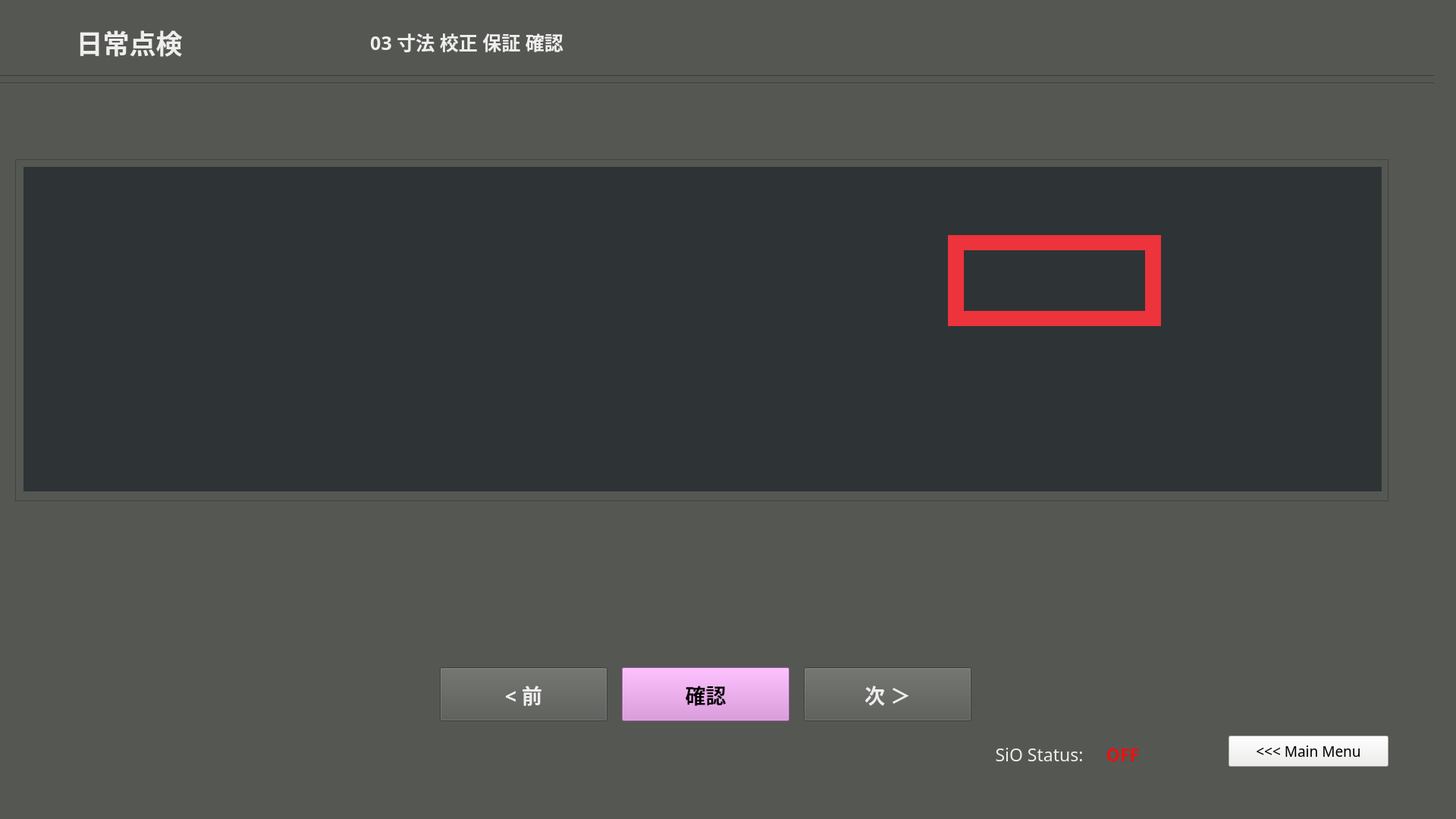
<?xml version="1.0" encoding="UTF-8"?>
<ui version="4.0">
 <class>dailytenken1_clippitch</class>
 <widget class="QMainWindow" name="dailytenken1_clippitch">
  <property name="enabled">
   <bool>true</bool>
  </property>
  <property name="geometry">
   <rect>
    <x>0</x>
    <y>0</y>
    <width>1920</width>
    <height>1080</height>
   </rect>
  </property>
  <property name="windowTitle">
   <string>MainWindow</string>
  </property>
  <property name="styleSheet">
   <string notr="true">background-color: rgb(85, 87, 83);</string>
  </property>
  <widget class="QWidget" name="dailytenken1_clippitch_widget">
   <property name="enabled">
    <bool>true</bool>
   </property>
   <widget class="Line" name="line_1">
    <property name="geometry">
     <rect>
      <x>-10</x>
      <y>90</y>
      <width>1901</width>
      <height>20</height>
     </rect>
    </property>
    <property name="orientation">
     <enum>Qt::Horizontal</enum>
    </property>
   </widget>
   <widget class="Line" name="line_2">
    <property name="geometry">
     <rect>
      <x>-10</x>
      <y>100</y>
      <width>1901</width>
      <height>20</height>
     </rect>
    </property>
    <property name="orientation">
     <enum>Qt::Horizontal</enum>
    </property>
   </widget>
   <widget class="QFrame" name="frame">
    <property name="geometry">
     <rect>
      <x>20</x>
      <y>210</y>
      <width>1811</width>
      <height>451</height>
     </rect>
    </property>
    <property name="frameShape">
     <enum>QFrame::StyledPanel</enum>
    </property>
    <property name="frameShadow">
     <enum>QFrame::Raised</enum>
    </property>
    <widget class="QLabel" name="framePart">
     <property name="geometry">
      <rect>
       <x>11</x>
       <y>10</y>
       <width>1791</width>
       <height>428</height>
      </rect>
     </property>
     <property name="styleSheet">
      <string notr="true">background-color: rgb(46, 52, 54);</string>
     </property>
     <property name="text">
      <string/>
     </property>
     <property name="alignment">
      <set>Qt::AlignCenter</set>
     </property>
    </widget>
    <widget class="QPushButton" name="rekensaButton">
     <property name="geometry">
      <rect>
       <x>300</x>
       <y>310</y>
       <width>91</width>
       <height>71</height>
      </rect>
     </property>
     <property name="font">
      <font>
       <family>Ubuntu Mono</family>
       <pointsize>13</pointsize>
       <weight>75</weight>
       <italic>false</italic>
       <bold>true</bold>
       <stylestrategy>PreferAntialias</stylestrategy>
      </font>
     </property>
     <property name="autoFillBackground">
      <bool>false</bool>
     </property>
     <property name="styleSheet">
      <string notr="true">color: rgb(238, 238, 236);
background-color: rgb(117, 80, 123);</string>
     </property>
     <property name="text">
      <string>検査
やり直し</string>
     </property>
     <property name="checkable">
      <bool>false</bool>
     </property>
    </widget>
    <widget class="QPushButton" name="delwarpbutton">
     <property name="geometry">
      <rect>
       <x>810</x>
       <y>320</y>
       <width>181</width>
       <height>51</height>
      </rect>
     </property>
     <property name="font">
      <font>
       <family>Ubuntu Mono</family>
       <pointsize>11</pointsize>
       <weight>75</weight>
       <italic>false</italic>
       <bold>true</bold>
       <stylestrategy>PreferAntialias</stylestrategy>
      </font>
     </property>
     <property name="autoFillBackground">
      <bool>false</bool>
     </property>
     <property name="styleSheet">
      <string notr="true">background-color: rgb(164, 0, 0);</string>
     </property>
     <property name="text">
      <string>パースワープパラム削除 
Del Warp Parm</string>
     </property>
     <property name="checkable">
      <bool>false</bool>
     </property>
    </widget>
    <widget class="QPushButton" name="savewarpbutton">
     <property name="geometry">
      <rect>
       <x>620</x>
       <y>320</y>
       <width>181</width>
       <height>51</height>
      </rect>
     </property>
     <property name="font">
      <font>
       <family>Ubuntu Mono</family>
       <pointsize>11</pointsize>
       <weight>75</weight>
       <italic>false</italic>
       <bold>true</bold>
       <stylestrategy>PreferAntialias</stylestrategy>
      </font>
     </property>
     <property name="autoFillBackground">
      <bool>false</bool>
     </property>
     <property name="styleSheet">
      <string notr="true">color: rgb(238, 238, 236);</string>
     </property>
     <property name="text">
      <string>パースワープパラム保存 
Save Warp Parm</string>
     </property>
     <property name="checkable">
      <bool>false</bool>
     </property>
    </widget>
    <widget class="QLabel" name="rtwarpcolor">
     <property name="geometry">
      <rect>
       <x>480</x>
       <y>300</y>
       <width>121</width>
       <height>20</height>
      </rect>
     </property>
     <property name="font">
      <font>
       <family>Ubuntu Mono</family>
       <pointsize>15</pointsize>
       <weight>75</weight>
       <bold>true</bold>
      </font>
     </property>
     <property name="styleSheet">
      <string notr="true">background-color: rgb(255, 0, 0);</string>
     </property>
     <property name="text">
      <string/>
     </property>
     <property name="alignment">
      <set>Qt::AlignLeading|Qt::AlignLeft|Qt::AlignVCenter</set>
     </property>
    </widget>
    <widget class="QPushButton" name="rtwarpbutton">
     <property name="geometry">
      <rect>
       <x>480</x>
       <y>320</y>
       <width>121</width>
       <height>51</height>
      </rect>
     </property>
     <property name="font">
      <font>
       <family>Ubuntu Mono</family>
       <pointsize>11</pointsize>
       <weight>75</weight>
       <italic>false</italic>
       <bold>true</bold>
       <stylestrategy>PreferAntialias</stylestrategy>
      </font>
     </property>
     <property name="autoFillBackground">
      <bool>false</bool>
     </property>
     <property name="styleSheet">
      <string notr="true">color: rgb(238, 238, 236);</string>
     </property>
     <property name="text">
      <string>継続ワープ 
RT Pers.Warp</string>
     </property>
     <property name="checkable">
      <bool>false</bool>
     </property>
    </widget>
    <widget class="QPushButton" name="quitbutton">
     <property name="geometry">
      <rect>
       <x>1560</x>
       <y>530</y>
       <width>211</width>
       <height>41</height>
      </rect>
     </property>
     <property name="font">
      <font>
       <family>Ubuntu Mono</family>
       <pointsize>14</pointsize>
      </font>
     </property>
     <property name="styleSheet">
      <string notr="true">background-color: rgb(238, 238, 236);</string>
     </property>
     <property name="text">
      <string>Quit</string>
     </property>
    </widget>
    <widget class="QLabel" name="label_9">
     <property name="geometry">
      <rect>
       <x>1230</x>
       <y>100</y>
       <width>281</width>
       <height>20</height>
      </rect>
     </property>
     <property name="styleSheet">
      <string notr="true">background-color: rgb(237, 51, 59);</string>
     </property>
     <property name="text">
      <string/>
     </property>
    </widget>
    <widget class="QLabel" name="label_8">
     <property name="geometry">
      <rect>
       <x>1230</x>
       <y>100</y>
       <width>21</width>
       <height>111</height>
      </rect>
     </property>
     <property name="styleSheet">
      <string notr="true">background-color: rgb(237, 51, 59);</string>
     </property>
     <property name="text">
      <string/>
     </property>
    </widget>
    <widget class="QLabel" name="label_6">
     <property name="geometry">
      <rect>
       <x>1490</x>
       <y>100</y>
       <width>21</width>
       <height>111</height>
      </rect>
     </property>
     <property name="styleSheet">
      <string notr="true">background-color: rgb(237, 51, 59);</string>
     </property>
     <property name="text">
      <string/>
     </property>
    </widget>
    <widget class="QLabel" name="label_7">
     <property name="geometry">
      <rect>
       <x>1230</x>
       <y>200</y>
       <width>281</width>
       <height>20</height>
      </rect>
     </property>
     <property name="styleSheet">
      <string notr="true">background-color: rgb(237, 51, 59);</string>
     </property>
     <property name="text">
      <string/>
     </property>
    </widget>
    <zorder>quitbutton</zorder>
    <zorder>rtwarpbutton</zorder>
    <zorder>delwarpbutton</zorder>
    <zorder>rtwarpcolor</zorder>
    <zorder>savewarpbutton</zorder>
    <zorder>rekensaButton</zorder>
    <zorder>framePart</zorder>
    <zorder>label_9</zorder>
    <zorder>label_8</zorder>
    <zorder>label_6</zorder>
    <zorder>label_7</zorder>
   </widget>
   <widget class="QPushButton" name="mainmenubutton">
    <property name="geometry">
     <rect>
      <x>1620</x>
      <y>970</y>
      <width>211</width>
      <height>41</height>
     </rect>
    </property>
    <property name="font">
     <font>
      <family>Ubuntu Mono</family>
      <pointsize>14</pointsize>
     </font>
    </property>
    <property name="styleSheet">
     <string notr="true">background-color: rgb(238, 238, 236);</string>
    </property>
    <property name="text">
     <string>&lt;&lt;&lt; Main Menu</string>
    </property>
   </widget>
   <widget class="QLabel" name="partlabel_2">
    <property name="geometry">
     <rect>
      <x>10</x>
      <y>20</y>
      <width>321</width>
      <height>71</height>
     </rect>
    </property>
    <property name="font">
     <font>
      <family>Ubuntu Mono</family>
      <pointsize>26</pointsize>
      <weight>75</weight>
      <bold>true</bold>
     </font>
    </property>
    <property name="styleSheet">
     <string notr="true">color: rgb(238, 238, 236);</string>
    </property>
    <property name="text">
     <string>日常点検</string>
    </property>
    <property name="alignment">
     <set>Qt::AlignCenter</set>
    </property>
   </widget>
   <widget class="QPushButton" name="nextButton">
    <property name="geometry">
     <rect>
      <x>1060</x>
      <y>880</y>
      <width>221</width>
      <height>71</height>
     </rect>
    </property>
    <property name="font">
     <font>
      <family>Ubuntu Mono</family>
      <pointsize>20</pointsize>
      <weight>75</weight>
      <italic>false</italic>
      <bold>true</bold>
      <stylestrategy>PreferAntialias</stylestrategy>
     </font>
    </property>
    <property name="autoFillBackground">
     <bool>false</bool>
    </property>
    <property name="styleSheet">
     <string notr="true">color: rgb(238, 238, 236);</string>
    </property>
    <property name="text">
     <string>次 ＞</string>
    </property>
    <property name="checkable">
     <bool>false</bool>
    </property>
   </widget>
   <widget class="QLabel" name="status_sio">
    <property name="geometry">
     <rect>
      <x>1450</x>
      <y>970</y>
      <width>61</width>
      <height>41</height>
     </rect>
    </property>
    <property name="font">
     <font>
      <family>Ubuntu Mono</family>
      <pointsize>17</pointsize>
      <weight>75</weight>
      <bold>true</bold>
      <underline>false</underline>
     </font>
    </property>
    <property name="styleSheet">
     <string notr="true">color: rgb(238, 15, 15);</string>
    </property>
    <property name="text">
     <string>OFF</string>
    </property>
    <property name="alignment">
     <set>Qt::AlignBottom|Qt::AlignHCenter</set>
    </property>
   </widget>
   <widget class="QLabel" name="label_5">
    <property name="geometry">
     <rect>
      <x>1300</x>
      <y>970</y>
      <width>141</width>
      <height>41</height>
     </rect>
    </property>
    <property name="font">
     <font>
      <family>Ubuntu Mono</family>
      <pointsize>17</pointsize>
      <weight>50</weight>
      <bold>false</bold>
      <underline>false</underline>
     </font>
    </property>
    <property name="styleSheet">
     <string notr="true">color: rgb(238, 238, 236);</string>
    </property>
    <property name="text">
     <string>SiO Status:</string>
    </property>
    <property name="alignment">
     <set>Qt::AlignBottom|Qt::AlignHCenter</set>
    </property>
   </widget>
   <widget class="QLabel" name="partlabel_3">
    <property name="geometry">
     <rect>
      <x>370</x>
      <y>20</y>
      <width>491</width>
      <height>71</height>
     </rect>
    </property>
    <property name="font">
     <font>
      <family>Ubuntu Mono</family>
      <pointsize>19</pointsize>
      <weight>75</weight>
      <bold>true</bold>
     </font>
    </property>
    <property name="styleSheet">
     <string notr="true">color: rgb(238, 238, 236);</string>
    </property>
    <property name="text">
     <string>03 寸法 校正 保証 確認</string>
    </property>
    <property name="alignment">
     <set>Qt::AlignCenter</set>
    </property>
   </widget>
   <widget class="QPushButton" name="InspectButton">
    <property name="geometry">
     <rect>
      <x>820</x>
      <y>880</y>
      <width>221</width>
      <height>71</height>
     </rect>
    </property>
    <property name="font">
     <font>
      <family>Ubuntu Mono</family>
      <pointsize>20</pointsize>
      <weight>75</weight>
      <italic>false</italic>
      <bold>true</bold>
      <stylestrategy>PreferAntialias</stylestrategy>
     </font>
    </property>
    <property name="autoFillBackground">
     <bool>false</bool>
    </property>
    <property name="styleSheet">
     <string notr="true">background-color: rgb(220, 138, 221);</string>
    </property>
    <property name="text">
     <string>確認</string>
    </property>
    <property name="checkable">
     <bool>false</bool>
    </property>
   </widget>
   <widget class="QPushButton" name="prevButton">
    <property name="geometry">
     <rect>
      <x>580</x>
      <y>880</y>
      <width>221</width>
      <height>71</height>
     </rect>
    </property>
    <property name="font">
     <font>
      <family>Ubuntu Mono</family>
      <pointsize>20</pointsize>
      <weight>75</weight>
      <italic>false</italic>
      <bold>true</bold>
      <stylestrategy>PreferAntialias</stylestrategy>
     </font>
    </property>
    <property name="autoFillBackground">
     <bool>false</bool>
    </property>
    <property name="styleSheet">
     <string notr="true">color: rgb(238, 238, 236);</string>
    </property>
    <property name="text">
     <string>&lt; 前</string>
    </property>
    <property name="checkable">
     <bool>false</bool>
    </property>
   </widget>
  </widget>
  <widget class="QMenuBar" name="menubar">
   <property name="geometry">
    <rect>
     <x>0</x>
     <y>0</y>
     <width>1920</width>
     <height>21</height>
    </rect>
   </property>
  </widget>
  <widget class="QStatusBar" name="statusbar"/>
 </widget>
 <resources/>
 <connections/>
</ui>
